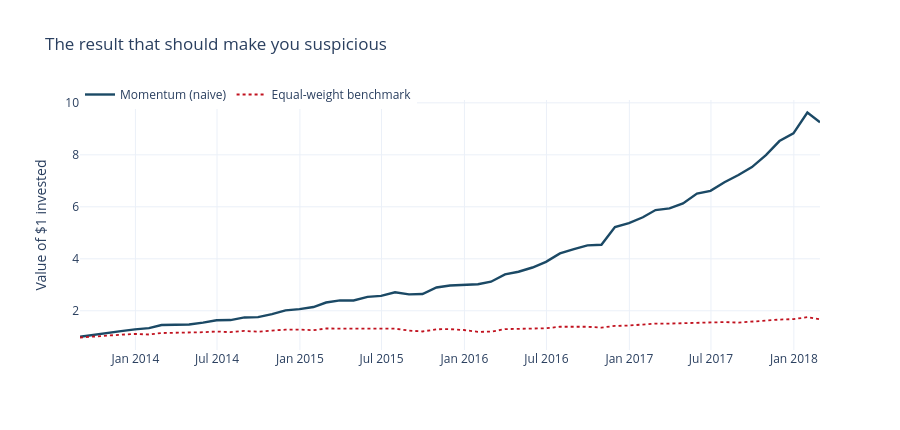

Notebook source saved alongside this figure:
### Code cell
def plot_equity(named_series, title="Growth of $1"):
    fig = go.Figure()
    for i, (label, s) in enumerate(named_series.items()):
        curve = (1 + s.dropna()).cumprod()
        fig.add_trace(go.Scatter(x=curve.index, y=curve, name=label,
                                 line=dict(color=AIRM_COLOURS[i % len(AIRM_COLOURS)],
                                           width=2.4 if i == 0 else 1.8,
                                           dash=None if i == 0 else "dot")))
    fig.update_layout(title=title, template=AIRM_TEMPLATE, height=430,
                      yaxis_title="Value of $1 invested", hovermode="x unified",
                      legend=dict(orientation="h", y=1.08, x=0))
    return fig

plot_equity({"Momentum (naive)": bt_naive["gross"],
             "Equal-weight benchmark": bt_naive["benchmark"]},
            "The result that should make you suspicious").show()
